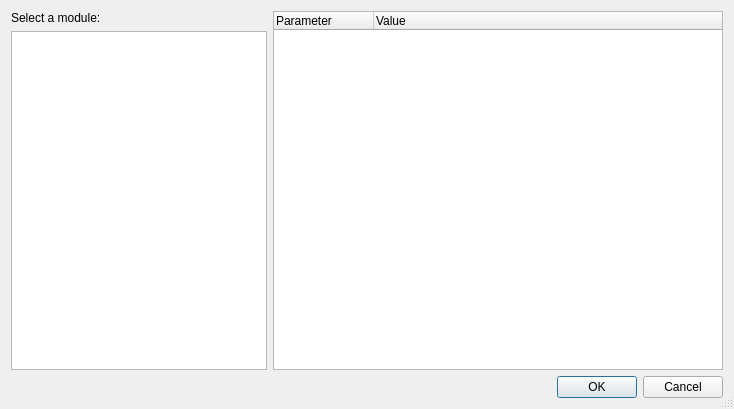
<?xml version="1.0" encoding="UTF-8"?>
<ui version="4.0">
 <class>Dialog</class>
 <widget class="QDialog" name="Dialog">
  <property name="geometry">
   <rect>
    <x>0</x>
    <y>0</y>
    <width>734</width>
    <height>409</height>
   </rect>
  </property>
  <property name="windowTitle">
   <string>Module selection</string>
  </property>
  <property name="sizeGripEnabled">
   <bool>true</bool>
  </property>
  <property name="modal">
   <bool>true</bool>
  </property>
  <layout class="QVBoxLayout" name="verticalLayout_2">
   <item>
    <layout class="QHBoxLayout" name="horizontalLayout">
     <item>
      <layout class="QVBoxLayout" name="verticalLayout">
       <item>
        <widget class="QLabel" name="label">
         <property name="text">
          <string>Select a module:</string>
         </property>
        </widget>
       </item>
       <item>
        <widget class="QTreeWidget" name="modules">
         <property name="sizePolicy">
          <sizepolicy hsizetype="Preferred" vsizetype="MinimumExpanding">
           <horstretch>0</horstretch>
           <verstretch>0</verstretch>
          </sizepolicy>
         </property>
         <property name="itemsExpandable">
          <bool>false</bool>
         </property>
         <attribute name="headerVisible">
          <bool>false</bool>
         </attribute>
         <column>
          <property name="text">
           <string>Modules</string>
          </property>
         </column>
        </widget>
       </item>
      </layout>
     </item>
     <item>
      <widget class="QTreeWidget" name="modulesConfig">
       <property name="itemsExpandable">
        <bool>false</bool>
       </property>
       <property name="columnCount">
        <number>2</number>
       </property>
       <column>
        <property name="text">
         <string>Parameter</string>
        </property>
       </column>
       <column>
        <property name="text">
         <string>Value</string>
        </property>
       </column>
      </widget>
     </item>
    </layout>
   </item>
   <item>
    <widget class="QDialogButtonBox" name="buttonBox">
     <property name="orientation">
      <enum>Qt::Horizontal</enum>
     </property>
     <property name="standardButtons">
      <set>QDialogButtonBox::Cancel|QDialogButtonBox::Ok</set>
     </property>
    </widget>
   </item>
  </layout>
 </widget>
 <resources/>
 <connections>
  <connection>
   <sender>buttonBox</sender>
   <signal>accepted()</signal>
   <receiver>Dialog</receiver>
   <slot>accept()</slot>
   <hints>
    <hint type="sourcelabel">
     <x>227</x>
     <y>387</y>
    </hint>
    <hint type="destinationlabel">
     <x>157</x>
     <y>274</y>
    </hint>
   </hints>
  </connection>
  <connection>
   <sender>buttonBox</sender>
   <signal>rejected()</signal>
   <receiver>Dialog</receiver>
   <slot>reject()</slot>
   <hints>
    <hint type="sourcelabel">
     <x>295</x>
     <y>393</y>
    </hint>
    <hint type="destinationlabel">
     <x>286</x>
     <y>274</y>
    </hint>
   </hints>
  </connection>
 </connections>
</ui>
